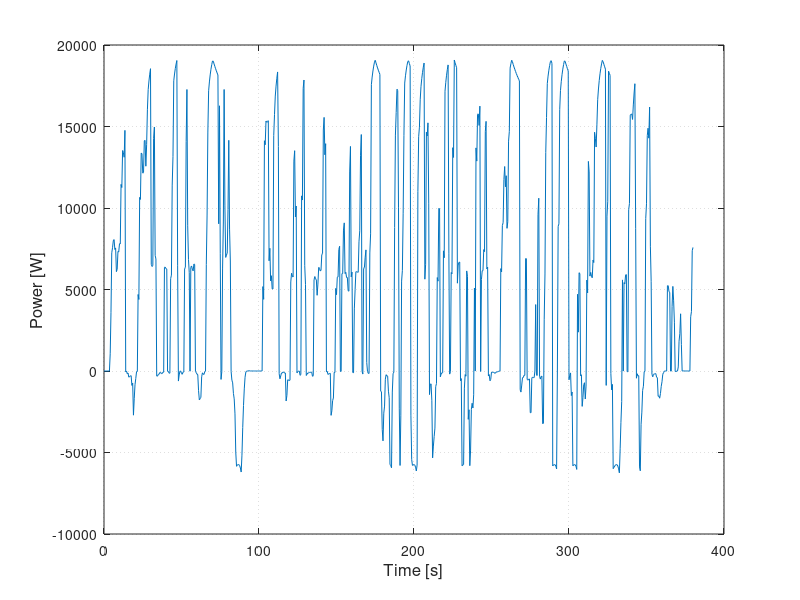

Write MATLAB code to recreate this figure. (Note: this script raises an error after producing the figure.)
%%%%%%%%%%%%%%%%%%%%%%%%%%%%%%%%%%%%%%%%%%%%%%%%%%%%%%%%%%%
%%% PMP used for data challenge adapted for vehicle use
%%%%%%%%%%%%%%%%%%%%%%%%%%%%%%%%%%%%%%%%%%%%%%%%%%%%%%%%%%%
clear all; 
clc; 
close all;
load('Power_FCV_demande.mat')
% the original sample period is 0.005s. down sampling by 0.5/0.005 = 100 the
% control period is then 0.5s
Timestep=1/200*100; 
T_demand = P.time(1:100:end); 
P_demand = P.signals.values(1:100:end,1); % here the original data are multiplied by 3.5 in order to have an adaptive scale
% the overall look of the load power shape
figure
plot(T_demand,P_demand)
xlabel('Time [s]');
ylabel('Power [W]');
set(get(gca,'XLabel'),'FontSize',12);%
set(get(gca,'YLabel'),'FontSize',12);
set(get(gca,'ZLabel'),'FontSize',12);
set(gcf,'position',[232   246   560   320])
set(gca,'XGrid','on','YGrid','on','GridLineStyle',':');

% the length of the load power time series
L = length(P_demand);

% final value of SOC, it should not be a fix value, but be limited in a
% narrow interval
SOC_final_max = 70.2; 
SOC_final_min = 69.8;
SOC_initial = 70; % initial value of SOC

%%
% define the involved variables
U_opt = zeros(L,1); % power split ratio of SC
H_opt = zeros(L,1); % Hamiltonian function
C_opt = zeros(L,1); % Cost or hydrogen consuming
SOC_opt = zeros(L+1,1); % SOC
lambda_opt = zeros(L+1,1); % lambda 

SOC_opt(1) = SOC_initial; % the trajetory of SOC is always begun by the same value
%here we use shooting method to find the proper value of inp.lambda{1}
n_gen = 0; % first generation to optimize the inp.lambda{1}
lambda_sup = -2; % the up limit of the searching interval
lambda_inf = -2.5; % the down limit of the searching interval
Net_a = [0:10:400]'; % action discrete vector. action variable: fuel cell current

%%
while(1)
% begin iteration
n_gen = n_gen +1; % index of iteration
lambda_initial = (lambda_sup + lambda_inf)/2 % update lambda_0-2.125-2.0938%
SOC_opt(1) = SOC_initial; % initialize SOC
lambda_opt(1) = lambda_initial; % initialize lambda
    for k = 1:L % at each time step, do instantous optimization
        [cost_temp, state_out_temp, lambda_out_temp, H_temp, output_temp] = func_ecms_raw(Net_a, SOC_opt(k), lambda_opt(k), P_demand(k)); %[X C H I out] = fcev_pmp(inp,par)
        [H_opt(k), index_temp] = min(H_temp);
        U_opt(k) = Net_a(index_temp); % power split ratio of SC
        C_opt(k) = cost_temp(index_temp); % Cost or hydrogen consuming
        SOC_opt(k+1) = state_out_temp(index_temp); % save current optimal SOC
        % in ECMS, lambda is not updated
        lambda_opt(k+1) = lambda_initial;% lambda_out_temp(index_temp); % save current optimal lambda
    end
disp('SOC end')
SOC_opt(end) % display final SOC

if SOC_opt(end)<SOC_final_min
    lambda_sup = lambda_initial;
    lambda_initial = (lambda_sup + lambda_inf)/2;
elseif SOC_opt(end)>SOC_final_max 
    lambda_inf = lambda_initial;
    lambda_initial = (lambda_sup + lambda_inf)/2;
else
    lambda_save = lambda_initial;
    break % if the final SOC satisfies the limit, break the while loop 
end
end
% display the total consumption of hydrogen.
disp('consumption')
sum(C_opt)
figure 
plot(lambda_opt)
title('Optimal co-state trajectory')
figure 
plot(SOC_opt)
title('Optimal SOC trajectory')
figure 
plot(U_opt)
title('Optimal action sequence')
figure 
plot(C_opt)
title('Optimal cost sequence')